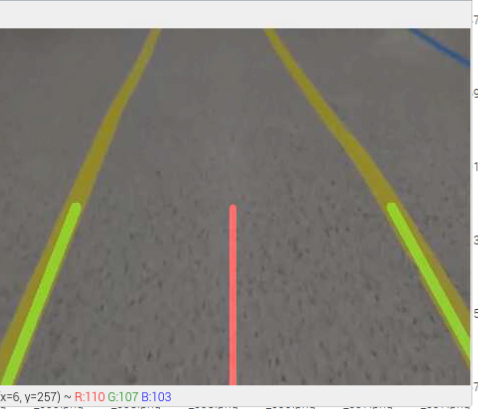
#> input picture data/lane_yellow.PNG, 478 x 409 px
$ python trackbar_mask.py
#> lines starting #> are read from the running program, lines starting #| are printed output that depends on the picture; after the words box and inside, x2 and y2 are one past the last pixel; in counts of white or black regions, pixels touching at a corner belong together
import cv2
import numpy as np

def empty(a):
    pass
path = 'data/lane_yellow.PNG'
cv2.namedWindow("TrackBars")
cv2.resizeWindow("TrackBars", 360, 480)
cv2.createTrackbar("Hue Min", "TrackBars", 0, 179, empty)
#> slider 'Hue Min' is set to 35
cv2.createTrackbar("Hue Max", "TrackBars", 179, 179, empty)
cv2.createTrackbar("Sat Min", "TrackBars", 0, 255, empty)
#> slider 'Sat Min' is set to 51
cv2.createTrackbar("Sat Max", "TrackBars", 255, 255, empty)
cv2.createTrackbar("Val Min", "TrackBars", 0, 255, empty)
#> slider 'Val Min' is set to 51
cv2.createTrackbar("Val Max", "TrackBars", 255, 255, empty)
while True:
    img = cv2.imread(path)
#> img is the input picture: shape (409, 478, 3); mean B, G, R 118.4, 128.1, 131
    img = cv2.resize(img, (360, 480))
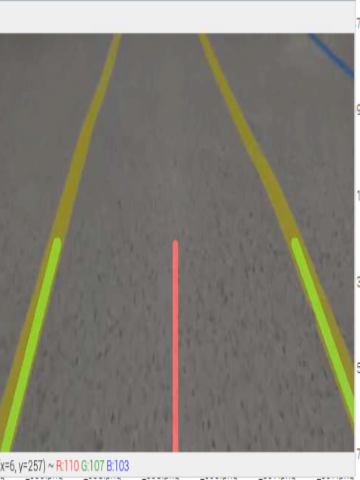
#> img: shape (480, 360, 3); mean B, G, R 118.3, 128, 130.9
    imgHSV = cv2.cvtColor(img, cv2.COLOR_BGR2HSV)
#> imgHSV: shape (480, 360, 3); mean H, S, V 20.9, 26.7, 132.4
    h_min = cv2.getTrackbarPos("Hue Min", "TrackBars")
    h_max = cv2.getTrackbarPos("Hue Max", "TrackBars")
    s_min = cv2.getTrackbarPos("Sat Min", "TrackBars")
    s_max = cv2.getTrackbarPos("Sat Max", "TrackBars")
    v_min = cv2.getTrackbarPos("Val Min", "TrackBars")
    v_max = cv2.getTrackbarPos("Val Max", "TrackBars")
    print(h_min, h_max, s_min, s_max, v_min, v_max)
    lower = np.array([h_min, s_min, v_min])
    upper = np.array([h_max, s_max, v_max])
    mask = cv2.inRange(imgHSV, lower, upper)
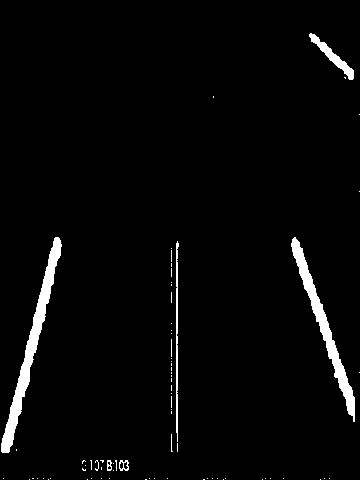
#> mask: shape (480, 360); 3% white; 75 white regions (69 under 20 px), largest, box (x1, y1, x2, y2) and area: (1, 237, 62, 453) 2194, (291, 237, 355, 422) 1776, (309, 33, 354, 80) 461, (176, 241, 179, 442) 386, (119, 460, 129, 471) 60, (107, 460, 112, 471) 38
    imgstacked = np.hstack((img, imgHSV))
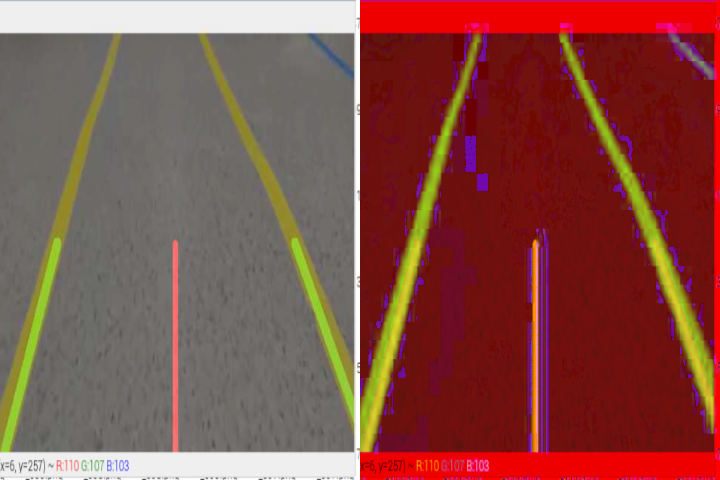
#> imgstacked: shape (480, 720, 3); mean B, G, R 69.6, 77.3, 131.7
    cv2.imshow("Masked Image", mask)
    cv2.imshow("Image Compared with HSV", imgstacked)
    imgResult = cv2.bitwise_and(img, img, mask=mask)
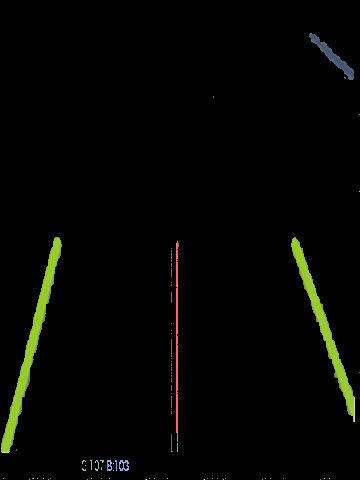
#> imgResult: shape (480, 360, 3); mean B, G, R 2.1, 5.2, 4.4
    cv2.imshow("Resulting Image", imgResult)
    cv2.waitKey(1)

$ run again, with data/lane_blue.PNG copied over data/lane_yellow.PNG
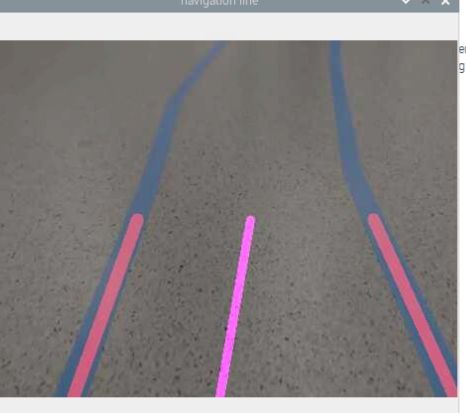
#> input picture data/lane_blue.PNG, 466 x 413 px
#> img is the input picture: shape (413, 466, 3); mean B, G, R 129, 127.7, 133.1
#> img: shape (480, 360, 3)
#> imgHSV: shape (480, 360, 3); mean H, S, V 30.8, 22.4, 135.9
#> `mask = cv2.inRange(imgHSV, lower, upper)`:
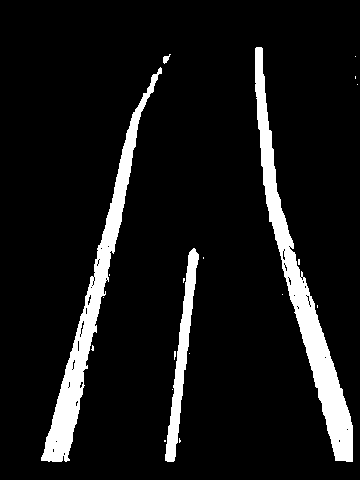
#> mask: shape (480, 360); 8.9% white; 20 white regions (16 under 20 px), largest, box (x1, y1, x2, y2) and area: (255, 47, 353, 462) 7018, (41, 67, 162, 462) 6159, (165, 248, 199, 462) 2092, (163, 54, 171, 64) 41
#> `imgResult = cv2.bitwise_and(img, img, mask=mask)`:
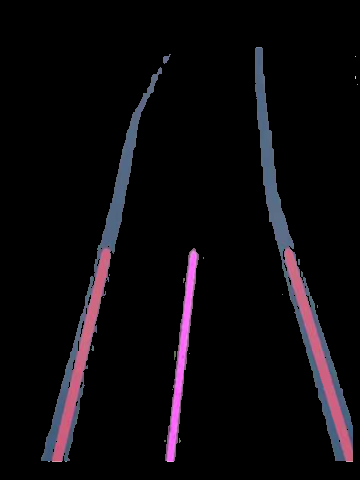
#> imgResult: shape (480, 360, 3); mean B, G, R 12.5, 9.2, 12.1
